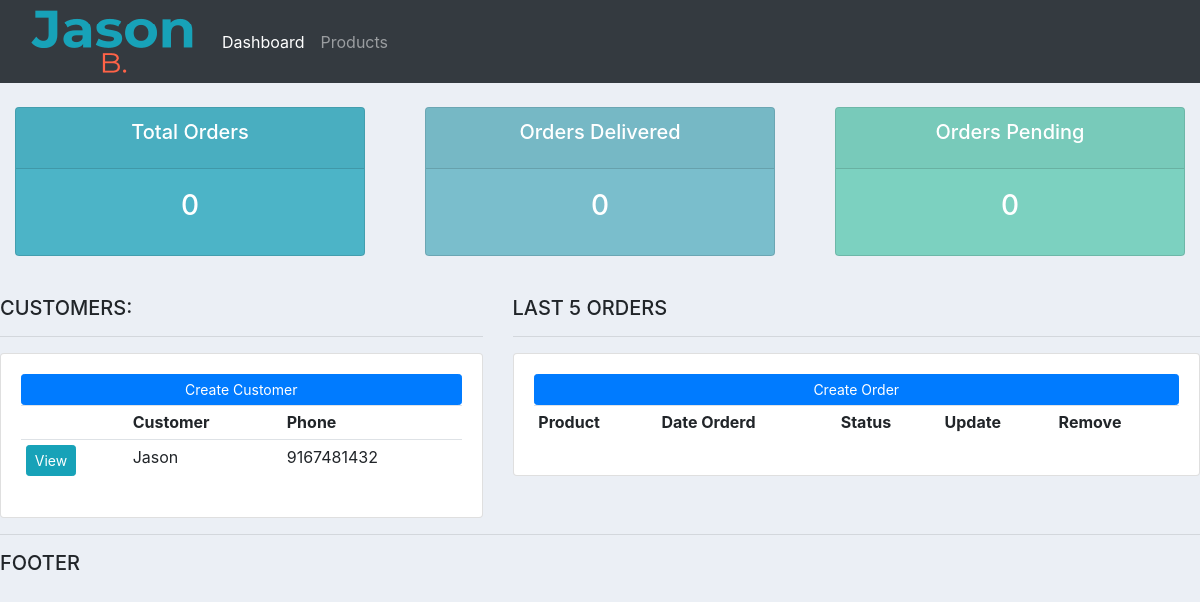
/accounts/, run on an earlier commit of the app's database.
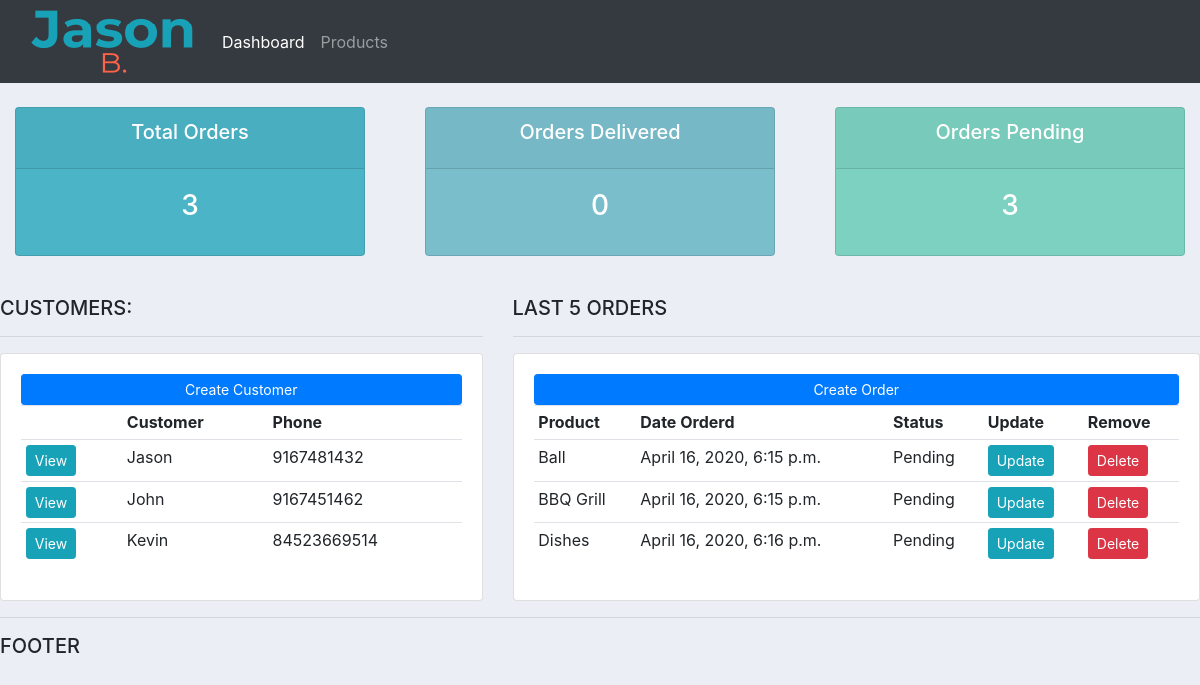
And on a later commit of the database.
### accounts/models.py (models this page shows, shortened)
class Customer(models.Model):
	name = models.CharField(max_length = 200, null = True)
	phone = models.CharField(max_length = 200, null = True)
	email = models.CharField(max_length = 200, null = True)
	date_created = models.DateTimeField(auto_now_add = True)

class Order(models.Model):
	STATUS = (
			('Pending','Pending'),
			('Out for Delivery','Out for Delivery'),
			('Delivered','Delivered'),
		)
	customer = models.ForeignKey(Customer, null = True, on_delete = models.SET_NULL) #Order inherits from customer and on deleting the customer the order remains with null value currosponding to the deleted customer
	products = models.ForeignKey(Product, null = True, on_delete = models.SET_NULL) #Order inherits from products and on deleting the product the order remains with null value currosponding to the deleted product
	date_created = models.DateTimeField(auto_now_add = True)
	status = models.CharField(max_length = 200, null = True, choices = STATUS)

class Product(models.Model):
	CATEGORY = (
	 		('Indoor','Indoor'),
	 		('Out Door','Out Door'),
	 	)
	name = models.CharField(max_length = 200, null = True)
	price = models.FloatField(null = True)
	category = models.CharField(max_length = 200, null = True, choices = CATEGORY)
	description = models.CharField(max_length = 200, null = True, blank = True)
	date_created = models.DateTimeField(auto_now_add = True)
	tags = models.ManyToManyField(Tag)
	def __str__(self):
		return self.name

### accounts/views.py (the view)
# urls.py: 2. Add a URL to urlpatterns:  path('', views.home, name='home')
def home(request):
	orders = Order.objects.all()
	customers = Customer.objects.all()
	total_customers = customers.count()
	total_orders = orders.count()
	orders_delivered = orders.filter(status = 'Delivered').count()
	orders_pending = orders.filter(status = 'Pending').count()
	container = {'orders':orders , 'customers': customers,
	'total_orders':total_orders,'total_customers':total_customers,
	'orders_delivered':orders_delivered,'orders_pending':orders_pending}
	return render(request, 'accounts/dashboard.html',container)

### accounts/templates/accounts/dashboard.html
{%  extends 'accounts/main.html' %}
{% block content %}
{%  include 'accounts/status.html' %}
<br>
<div class="row">
	<div class="col-md-5">
		<h5>CUSTOMERS:</h5>
		<hr>
		<div class="card card-body">
			<a class="btn btn-primary  btn-sm btn-block" href="#">Create Customer</a>
			<table class="table table-sm">
				<tr>
					<th></th>
					<th>Customer</th>
					<th>Phone</th>
				</tr>
				{%for customer in customers %}
				<tr>
					<td><a class = "btn btn-sm btn-info"  href = "{% url 'customers' customer.id %}">View</a></td>
					<td>{{customer.name}}</td>
					<td>{{customer.phone}}</td>
				</tr>
				{% endfor %}
			</table>
		</div>
	</div>
	<div class="col-md-7">
		<h5>LAST 5 ORDERS</h5>
		<hr>
		<div class="card card-body">
			<a class="btn btn-primary  btn-sm btn-block" href="{% url 'create_order' %}">Create Order</a>
			<table class="table table-sm">
				<tr>
					<th>Product</th>
					<th>Date Orderd</th>
					<th>Status</th>
					<th>Update</th>
					<th>Remove</th>
				</tr>
				{%for order in orders%}
				<tr>
					<td>{{order.products}}</td>
					<td>{{order.date_created}}</td>
					<td>{{order.status}}</td>
					<td><a class = "btn btn-sm btn-info" href = "{% url 'update_order' order.id %}">Update</a></td>
					<td><a class = "btn btn-sm btn-danger" href = "{% url 'delete_order' order.id %}">Delete</a></td>
				</tr>
				{%endfor%}
			</table>
		</div>
	</div>
</div>
{% endblock %}

### accounts/templates/accounts/main.html (shortened to what this page needs)
{% load static %}
<!DOCTYPE html>
<html>
<head>
	<link href="https://stackpath.bootstrapcdn.com/bootstrap/4.4.1/css/bootstrap.min.css" rel="stylesheet">
	<link rel="stylesheet" type="text/css" href="{% static '/css/main.css' %}">
</head>
<body>
	{% include 'accounts/navbar.html' %}
	{% block content %}
	{% endblock %}
	<hr>
	<h5>FOOTER</h5>
</body>
</html>

### accounts/templates/accounts/navbar.html (shortened to what this page needs)
{% load static %}
<nav class="navbar navbar-expand-lg navbar-dark bg-dark">
  <img src="{% static '/img/logo.png' %}">
  <div class="collapse navbar-collapse" id="navbarNav">
    <ul class="navbar-nav">
      <li class="nav-item active">
        <a class="nav-link" href="{% url 'home' %}">Dashboard<span class="sr-only">(current)</span></a>
      </li>
      <li class="nav-item">
        <a class="nav-link" href="{% url 'products' %}">Products</a>
      </li>
    </ul>
  </div>
</nav>

### accounts/templates/accounts/status.html
<br>
<div class="row">
	<div class="col">
		<div class="col-md">
			<div class="card text-center text-white  mb-3" id="total-orders">
			  	<div class="card-header">
			  		<h5 class="card-title">Total Orders</h5>
			  	</div>
			  	<div class="card-body">
			    	<h3 class="card-title">{{total_orders}}</h3>
			  	</div>
			</div>
		</div>
	</div>
	<div class="col">
		<div class="col-md">
			<div class="card text-center text-white  mb-3" id="orders-delivered">
			  	<div class="card-header">
			  		<h5 class="card-title">Orders Delivered</h5>
			  	</div>
			  	<div class="card-body">
			    	<h3 class="card-title">{{orders_delivered}}</h3>
			  	</div>
			</div>
		</div>
	</div>
	<div class="col">
		<div class="col-md">
			<div class="card text-center text-white  mb-3" id="orders-pending">
			  	<div class="card-header">
			  		<h5 class="card-title">Orders Pending</h5>
			  	</div>
			  	<div class="card-body">
			    	<h3 class="card-title">{{orders_pending}}</h3>
			  	</div>
			</div>
		</div>
	</div>
</div>

### static/css/main.css (style rules this page uses)
body { background-color: #ebeff5; }
#total-orders { background-color: #4cb4c7; }
#orders-delivered { background-color: #7abecc; }
#orders-pending { background-color: #7CD1C0; }

What changed in the data, as far as the page shows it:
added Customer: name "John", phone "9167451462"
added Customer: name "Kevin", phone "84523669514"
added Order: products "Ball", date_created "April 16, 2020, 6:15 p.m.", status "Pending"
added Order: products "BBQ Grill", date_created "April 16, 2020, 6:15 p.m.", status "Pending"
added Order: products "Dishes", date_created "April 16, 2020, 6:16 p.m.", status "Pending"
Also different on the page:
{{ total_orders }}: "0" → "3"
{{ orders_pending }}: "0" → "3"
